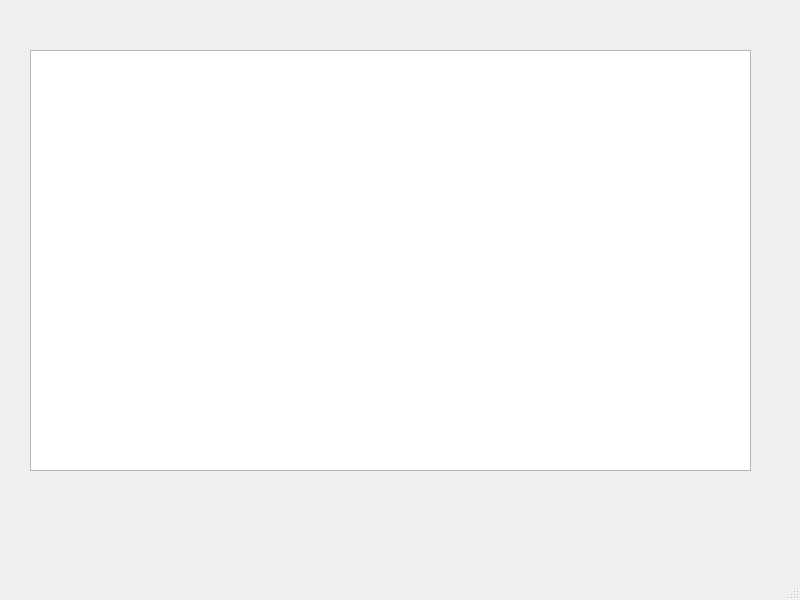
<?xml version="1.0" encoding="UTF-8"?>
<ui version="4.0">
 <class>MainWindow</class>
 <widget class="QMainWindow" name="MainWindow">
  <property name="geometry">
   <rect>
    <x>0</x>
    <y>0</y>
    <width>800</width>
    <height>600</height>
   </rect>
  </property>
  <property name="windowTitle">
   <string>MainWindow</string>
  </property>
  <widget class="QWidget" name="centralwidget">
   <widget class="QListWidget" name="listWidget">
    <property name="geometry">
     <rect>
      <x>30</x>
      <y>50</y>
      <width>721</width>
      <height>421</height>
     </rect>
    </property>
   </widget>
  </widget>
  <widget class="QMenuBar" name="menubar">
   <property name="geometry">
    <rect>
     <x>0</x>
     <y>0</y>
     <width>800</width>
     <height>23</height>
    </rect>
   </property>
  </widget>
  <widget class="QStatusBar" name="statusbar"/>
 </widget>
 <resources/>
 <connections/>
</ui>
